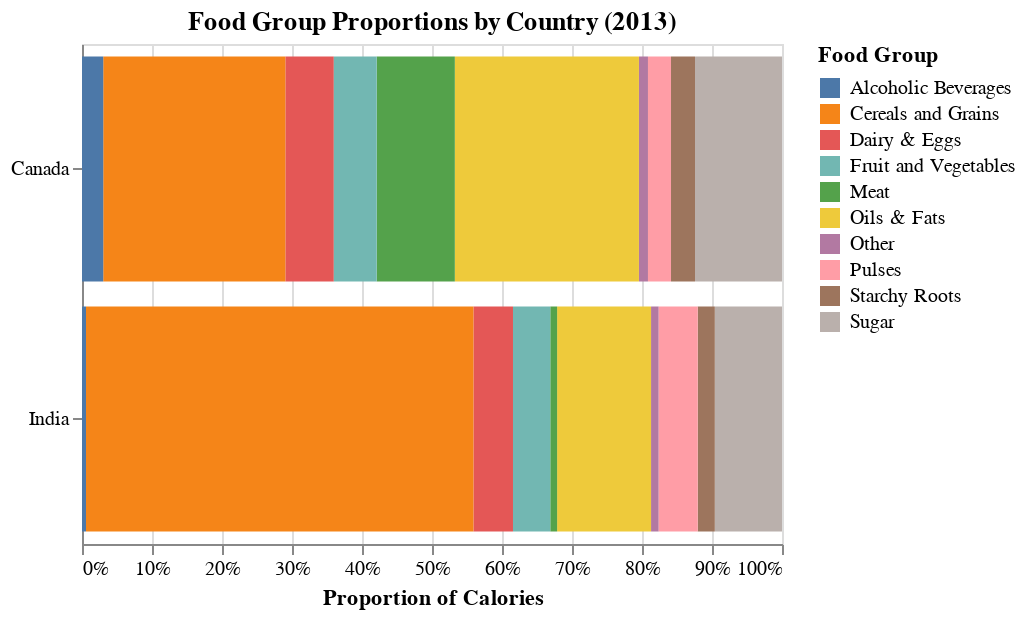

Notebook code for this chart:
### Code cell
# Chart 2: Proportional food group consumption by country (normalized stacked bar)
bar_chart_proportions = alt.Chart(
    calories_food_groups_tidy.query('Country in ["Canada", "China", "India"]')
).mark_bar().encode(
    y=alt.Y('Country:N', title=''),
    x=alt.X('Calories:Q', title='Proportion of Calories', stack='normalize'),
    color=alt.Color('Food_group:N', title='Food Group'),
    tooltip=['Country:N', 'Food_group:N', 'Calories:Q']
).properties(
    width=350,
    height=250,
    title='Food Group Proportions by Country (2013)'
)

bar_chart_proportions

### Figure 1 — Vega-Lite specification as saved in the notebook (floating-point values rounded to 4 significant figures)
{"config": {"view": {"continuousWidth": 300, "continuousHeight": 300}}, "data": {"name": "data-9ac61d9a8bc556e61577097723cbab16"}, "mark": {"type": "bar"}, "encoding": {"color": {"field": "Food_group", "title": "Food Group", "type": "nominal"}, "tooltip": [{"field": "Country", "type": "nominal"}, {"field": "Food_group", "type": "nominal"}, {"field": "Calories", "type": "quantitative"}], "x": {"field": "Calories", "stack": "normalize", "title": "Proportion of Calories", "type": "quantitative"}, "y": {"field": "Country", "title": "", "type": "nominal"}}, "height": 250, "title": "Food Group Proportions by Country (2013)", "width": 350, "$schema": "https://vega.github.io/schema/vega-lite/v5.20.1.json", "datasets": {"data-9ac61d9a8bc556e61577097723cbab16": [{"Country": "Canada", "Code": "CAN", "Year": "2013-01-01T00:00:00", "Food_group": "Other", "Calories": 45.0}, {"Country": "India", "Code": "IND", "Year": "2013-01-01T00:00:00", "Food_group": "Other", "Calories": 27.0}, {"Country": "Canada", "Code": "CAN", "Year": "2013-01-01T00:00:00", "Food_group": "Sugar", "Calories": 434.0}, {"Country": "India", "Code": "IND", "Year": "2013-01-01T00:00:00", "Food_group": "Sugar", "Calories": 236.0}, {"Country": "Canada", "Code": "CAN", "Year": "2013-01-01T00:00:00", "Food_group": "Oils & Fats", "Calories": 919.0}, {"Country": "India", "Code": "IND", "Year": "2013-01-01T00:00:00", "Food_group": "Oils & Fats", "Calories": 330.0}, {"Country": "Canada", "Code": "CAN", "Year": "2013-01-01T00:00:00", "Food_group": "Meat", "Calories": 390.0}, {"Country": "India", "Code": "IND", "Year": "2013-01-01T00:00:00", "Food_group": "Meat", "Calories": 24.0}, {"Country": "Canada", "Code": "CAN", "Year": "2013-01-01T00:00:00", "Food_group": "Dairy & Eggs", "Calories": 242.0}, {"Country": "India", "Code": "IND", "Year": "2013-01-01T00:00:00", "Food_group": "Dairy & Eggs", "Calories": 139.0}, {"Country": "Canada", "Code": "CAN", "Year": "2013-01-01T00:00:00", "Food_group": "Fruit and Vegetables", "Calories": 214.0}, {"Country": "India", "Code": "IND", "Year": "2013-01-01T00:00:00", "Food_group": "Fruit and Vegetables", "Calories": 131.0}, {"Country": "Canada", "Code": "CAN", "Year": "2013-01-01T00:00:00", "Food_group": "Starchy Roots", "Calories": 120.0}, {"Country": "India", "Code": "IND", "Year": "2013-01-01T00:00:00", "Food_group": "Starchy Roots", "Calories": 60.0}, {"Country": "Canada", "Code": "CAN", "Year": "2013-01-01T00:00:00", "Food_group": "Pulses", "Calories": 115.0}, {"Country": "India", "Code": "IND", "Year": "2013-01-01T00:00:00", "Food_group": "Pulses", "Calories": 137.0}, {"Country": "Canada", "Code": "CAN", "Year": "2013-01-01T00:00:00", "Food_group": "Cereals and Grains", "Calories": 909.0}, {"Country": "India", "Code": "IND", "Year": "2013-01-01T00:00:00", "Food_group": "Cereals and Grains", "Calories": 1361.0}, {"Country": "Canada", "Code": "CAN", "Year": "2013-01-01T00:00:00", "Food_group": "Alcoholic Beverages", "Calories": 106.0}, {"Country": "India", "Code": "IND", "Year": "2013-01-01T00:00:00", "Food_group": "Alcoholic Beverages", "Calories": 14.0}]}}
